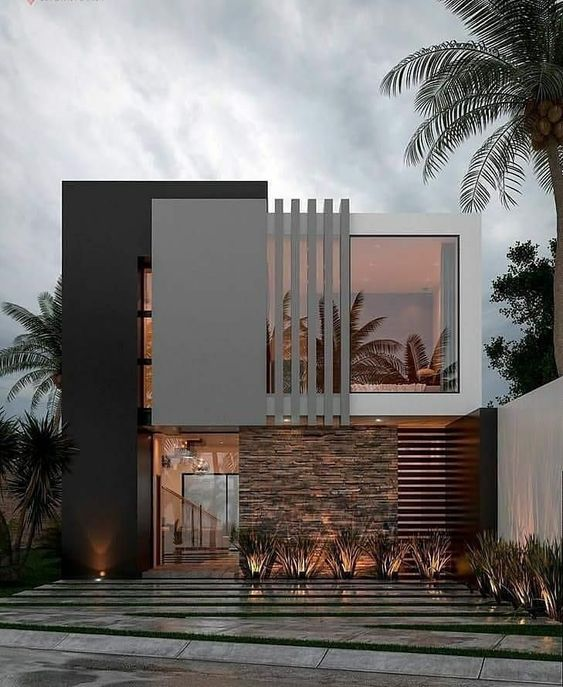
#> input picture images/fachada.jpg, 563 x 687 px
$ python EspelharV.py images/fachada.jpg out.png
#> lines starting #> are read from the running program, lines starting #| are printed output that depends on the picture
from PIL import Image
import sys

if __name__ == "__main__":
  print(f'Argumentos: {len(sys.argv)}')
  for i, arg in enumerate(sys.argv):
    print(f"argumentos:{i}: {arg}")

img= Image.open(sys.argv[1])
#> img is the input picture: PIL image 563x687 RGB; mean R, G, B 115, 111.2, 108.9

espelhadaV = img.transpose(Image.FLIP_TOP_BOTTOM)
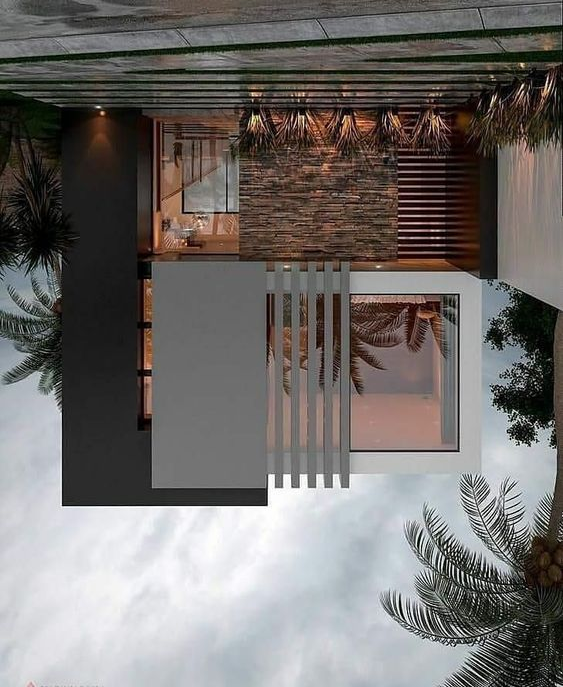
#> espelhadaV: PIL image 563x687 RGB; mean R, G, B 115, 111.2, 108.9


espelhadaV.save(sys.argv[2])
